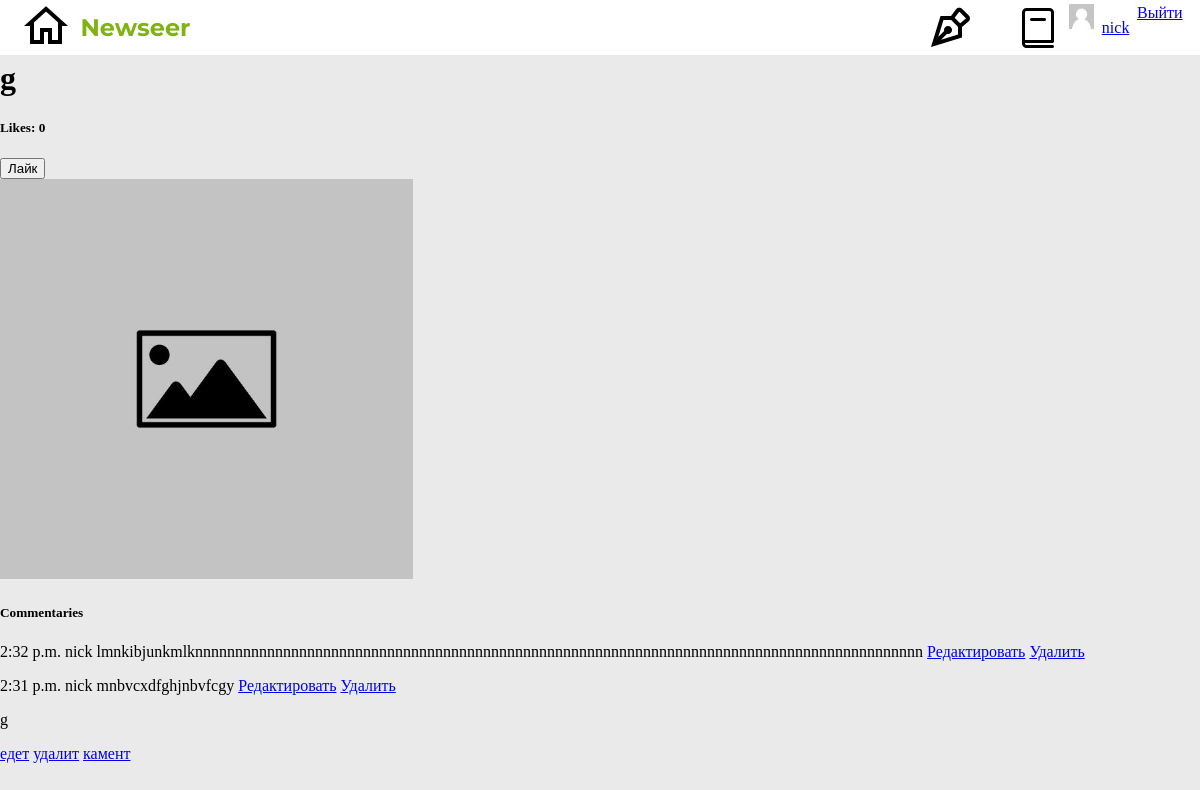
The app's page /news/20/ (signed in) with its own data.
### news/models.py (models this page shows, shortened)
class News(models.Model):
    author = models.ForeignKey(User, null=True, on_delete=models.SET_NULL)
    article = models.CharField(max_length=100)
    body = models.TextField(blank=False, null=False)
    commentary = models.ManyToManyField(Commentaries)
    likes = models.ManyToManyField(Likes)
    image = models.ImageField(upload_to='news_images/', default='news_images/default_news.jpg')
    image_thumbnail = models.ImageField(upload_to='news_images/', null=True, blank=True)
    def get_likes(self):
        return self.likes.count()

class Commentaries(models.Model):
    class Meta:
        ordering = ['-date']
    user = models.ForeignKey(User, null=True, on_delete=models.SET_NULL)
    date = models.DateTimeField(auto_now_add=True)
    text = models.TextField(blank=False, null=True)

### news/views.py (the view)
# urls.py: path('news/<int:pk>/', detail_view, name='detail-news'),
def detail_view(request, pk):
    user = request.user
    liked = False
    try:
        obj = News.objects.get(id=pk)
    except News.DoesNotExist:
        raise Http404
    if request.user.is_authenticated and obj.likes.filter(user=user):
        liked = True
    return render(request, 'news/detail.html', {'single_object': obj, 'liked': liked})

### templates/news/detail.html (shortened to what this page needs)
{% extends 'base.html' %}
{% load static %}
{% block content %}
<h5>Author: {{ single_object.author }}</h5>
<h1>{{ single_object.article }}</h1>
<h5>Likes: {{ single_object.get_likes }}</h5>
<form action="/news/like/{{ single_object.pk }}/" method='post'>
        {% if not liked %}
            <input type="submit" value='Лайк'>
        {% else %}
            <input type="submit" value='Инвалид'>
        {% endif %}
</form>
{% if single_object.image %}
    <img src="{% static single_object.image.url %}" alt="{{single_object.article}}" height='400'>
{% endif %}
<h5>Commentaries</h5>
{% for c in single_object.commentary.all %}
    <p>
        {{ c.date.time }}
        {{ c.user }}
        {{ c.text }}
        <a href="edit_commentary/{{c.pk}}">Редактировать</a>
        <a href="delete_commentary/{{c.pk}}">Удалить</a>
    </p>
{% endfor %}
{% include 'news/detail_snippet.html' with single_object=single_object %}
{% if perms.user.is_staff %}
    <a href="/news/edit/{{ single_object.pk }}">едет</a>
    <a href="/news/delete/{{ single_object.pk }}">удалит</a>
    <a href="/news/commentary/{{ single_object.pk }}">камент</a>
{% endif %}
{% endblock %}

### templates/navbar.html (shortened to what this page needs)
{% load static %}
<nav>
    <div id='nav-wrapper'>
        <div id='nav-homepage-logo'>
            <a href="/" id="nav-homepage-logo_homepage">
                </a>
            <p id='nav-homepage-logo_logo'>Newseer</p>
        </div>
        <div id='nav-menu'>
            <div id='nav-menu_interactive'>
                <a href="/news/create" id="create">
                </a>
                <a href="/read" id='read'>
                </a>
            </div>
            {% if user.is_authenticated %}
            <img src="{% static 'media\default_avatar.png' %}" alt="{{single_object.article}}" height='25'>
            <span id='username'>
                <a href="/profile/{{ user.pk }}">{{ user }}</a>
            </span>
                <a href="/logout">Выйти</a>
            {% endif %}
        </div>
    </div>
</nav>

### templates/news/detail_snippet.html
{% if single_object.body %}
    <p>{{ single_object.body }}</p>
{% else %}
    <p>Content coming soon</p>
{% endif %}

### staticbase/css/style.css (style rules this page uses)
body { margin: 0; padding: 0; height: 1995px; background-color: #EAEAEA; }
nav { position: fixed; display: flex; top: 0; justify-content: center; align-items: center; z-index: 9999; height: 55px; width: 100vw; background-color: #fff; }
#nav-wrapper { display: flex; align-items: center; justify-content: space-between; height: 55px; width: 97.1%; }
#nav-homepage-logo { display: flex; align-items: center; justify-content: space-around; height: 48px; width: 178px; }
#nav-homepage-logo_logo { position: relative; margin: 0; font-family: 'Montserrat', sans-serif; font-size: 24px; color: #81B214; font-weight: 700; }
#nav-menu { display: flex; justify-content: space-between; height: 48px; width: 257px; }
#nav-menu_interactive { display: flex; justify-content: space-between; height: 48px; width: 136px; }
#username { display: flex; align-items: center; }

### records on screen
News: article "g", get_likes "0", image (placeholder picture), body "g"
Commentaries: date.time "2:32 p.m.", user "nick", text "lmnkibjunkmlknnnnnnnnnnnnnnnnnnnnnnnnnnnnnnnnnnnnnnnnnnnnnnnnnnnnnnnnnnnnnnnnnnnnnnnnnnnnnnnnnnnnnnnnnnn"
Commentaries: date.time "2:31 p.m.", user "nick", text "mnbvcxdfghjnbvfcgy"

### other values on screen
{{ user }} "nick"
